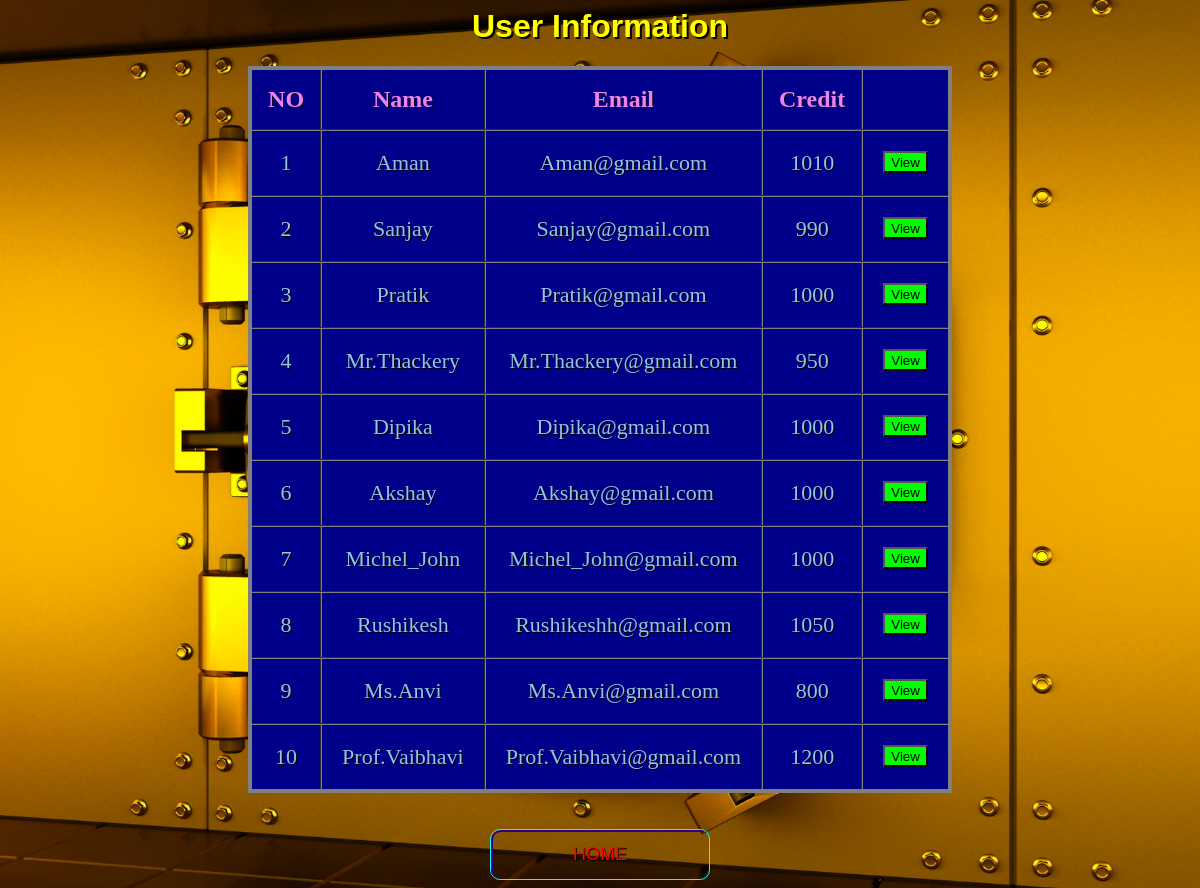
The app's page /getdetail.php with its own data.
### tables this page shows
CREATE TABLE `users` (
  `name` varchar(50) NOT NULL,
  `email` varchar(50) NOT NULL,
  `amount` double DEFAULT NULL
);

### getdetail.php (the view, shortened to what this page needs)
<?php
$con=mysqli_connect('localhost','root','','bank_database');
$q="select * from users ";
$result=mysqli_query($con,$q);
?>
<html>
	<head>
		<link rel="stylesheet" href="button.css">
	</head>
	<body>
		<h1 style="color:#ffff00;text-shadow: 2px 2px black;">User Information</h1>
		<table class="flat-table-1">
			<thead>
				<th>NO</th>
				<th>Name</th>
				<th>Email</th>
				<th>Credit</th>
				<th></th>
			</thead>
			<tbody>
				<tr>
					<?php
						$row=mysqli_fetch_array($result);
					?>
					<td> 1</td>
					<td><?php echo  $row["name"]; ?></td>
					<td><?php echo  $row["email"]; ?></td>
					<td><?php echo  $row["amount"]; ?></td>
					<td>
						<form action="user.php" method="post"  class="view">
							<button class="button1" type="submit" name="name" value="Aman">View</button>
						</form>
					</td>
				</tr>
				<tr>
					<?php
						$row=mysqli_fetch_array($result);
					?>
					<td> 2</td>
					<td><?php echo  $row["name"]; ?></td>
					<td><?php echo  $row["email"]; ?></td>
					<td><?php echo  $row["amount"]; ?></td>
					<td>
						<form action="user.php" method="post" class="view">
							<button class="button1" type="submit" name="name" value="Sanjay">View</button>
						</form>
					</td>
				</tr>
				<tr>
					<?php
						$row=mysqli_fetch_array($result);
					?>
					<td> 3</td>
					<td><?php echo  $row["name"]; ?></td>
					<td><?php echo  $row["email"]; ?></td>
					<td><?php echo  $row["amount"]; ?></td>
					<td>
						<form action="user.php" method="post" class="view">
							<button class="button1" type="submit" name="name" value="Pratik">View</button>
						</form>
					</td>
				</tr>
				<tr>
					<?php
						$row=mysqli_fetch_array($result);
					?>
					<td> 4</td>
					<td><?php echo  $row["name"]; ?></td>
					<td><?php echo  $row["email"]; ?></td>
					<td><?php echo  $row["amount"]; ?></td>
					<td>
						<form action="user.php" method="post" class="view">
							<button class="button1" type="submit" name="name" value="Mr.Thackery">View</button>
						</form>
					</td>
				</tr>
				<tr>
					<?php
						$row=mysqli_fetch_array($result);
					?>
					<td> 5</td>
					<td><?php echo  $row["name"]; ?></td>
					<td><?php echo  $row["email"]; ?></td>
					<td><?php echo  $row["amount"]; ?></td>
					<td>
						<form action="user.php" method="post" class="view">
							<button class="button1" type="submit" name="name" value="Dipika">View</button>
						</form>
					</td>
				</tr>
				<tr>
					<?php
						$row=mysqli_fetch_array($result);
					?>
					<td> 6</td>
					<td><?php echo  $row["name"]; ?></td>
					<td><?php echo  $row["email"]; ?></td>
					<td><?php echo  $row["amount"]; ?></td>
					<td>
						<form action="user.php" method="post" class="view">
							<button class="button1" type="submit" name="name" value="Rushikesh">View</button>
						</form>
					</td>
				</tr>
				<tr>
					<?php
						$row=mysqli_fetch_array($result);
					?>
					<td> 7</td>
					<td><?php echo  $row["name"]; ?></td>
					<td><?php echo  $row["email"]; ?></td>
					<td><?php echo  $row["amount"]; ?></td>
					<td>
						<form action="user.php" method="post" class="view">
							<button class="button1"type="submit" name="name" value="Michel_John">View</button>
						</form>
					</td>
				</tr>
				<tr>
					<?php
						$row=mysqli_fetch_array($result);
					?>
					<td> 8</td>
					<td><?php echo  $row["name"]; ?></td>
					<td><?php echo  $row["email"]; ?></td>
					<td><?php echo  $row["amount"]; ?></td>
					<td>
						<form action="user.php" method="post" class="view">
							<button class="button1"type="submit" name="name" value="Rushikesh">View</button>
						</form>
					</td>
				</tr>
				<tr>
					<?php
						$row=mysqli_fetch_array($result);
					?>
					<td> 9</td>
					<td><?php echo  $row["name"]; ?></td>
					<td><?php echo  $row["email"]; ?></td>
					<td><?php echo  $row["amount"]; ?></td>
					<td>
						<form action="user.php" method="post" class="view">
							<button class="button1"type="submit" name="name" value="Ms.Anvi">View</button>
						</form>
					</td>
				</tr>
				<tr>
					<?php
						$row=mysqli_fetch_array($result);
					?>
					<td> 10</td>
					<td><?php echo  $row["name"]; ?></td>
					<td><?php echo  $row["email"]; ?></td>
					<td><?php echo  $row["amount"]; ?></td>
					<td>
						<form action="user.php" method="post" class="view">
							<button class="button1"type="submit" name="name" value="Prof.Vaibhavi">View</button>
						</form>
					</td>
				</tr>
			</tbody>
		</table><br><br>
		<div class="buttons">
			<a href="index.php">
				<button class="glow-on-hover">HOME</button>
			</a>
		</div>
	</body>
</html>

### button.css (style rules this page uses)
.glow-on-hover { width: 220px; height: 51px; outline: none; color: red; font-size:18px; background:transparent; text-shadow: 0.7px 0.7px black; overflow: hidden; cursor: pointer; position: relative; z-index: 0; border-radius: 10px; border: 1px solid #00FFFF; }
.glow-on-hover:before { content: ''; background: linear-gradient(45deg, #ff0000, #ff7300, #fffb00, #48ff00, #00ffd5, #002bff, #7a00ff, #ff00c8, #ff0000); position: absolute; top: -2px; left:-2px; background-size: 400%; z-index: -1; filter: blur(5px); width: calc(100% + 4px); height: calc(100% + 4px); animation: glowing 20s linear infinite; opacity: 0; transition: opacity .3s ease-in-out; border-radius: 10px; }
.glow-on-hover:after { z-index: -1; content: ''; position: absolute; width: 100%; height: 100%; left: 0; top: 0; border-radius: 10px; border: 2px solid #28048a; background:transparent; }

### getdetail.php (style rules this page uses)
body { text-align:center; }
.flat-table-1 { background: #00008b; }
h1 { font-family: Arial, Times, serif; }
table { text-align:center; margin-left: auto; margin-right: auto; border:4px solid gray; border-collapse:collapse; }
th { color:violet; font-size:24px; padding:16px; }
td { text-align:center; font-size:22px; color: #92c6df; padding: 0px 20px 0px 20px; }
tr { transition: background 0.3s, box-shadow 0.3s; }
th,td { border-collapse:collapse; border:2px groove gray; text-shadow: 1px 1px black; }
.button1 { background-color:lime; text-align:center; padding-top:2px; }
.view { top:50%; padding-top:20px; text-align:center; }
body { background-image:url("images/main1.jpg"); background-position: center; background-repeat: no-repeat; background-size: cover; }

### records on screen
users: name "Aman", email "Aman@gmail.com", amount "1010"
users: name "Sanjay", email "Sanjay@gmail.com", amount "990"
users: name "Pratik", email "Pratik@gmail.com", amount "1000"
users: name "Mr.Thackery", email "Mr.Thackery@gmail.com", amount "950"
users: name "Dipika", email "Dipika@gmail.com", amount "1000"
users: name "Akshay", email "Akshay@gmail.com", amount "1000"
users: name "Michel_John", email "Michel_John@gmail.com", amount "1000"
users: name "Rushikesh", email "Rushikeshh@gmail.com", amount "1050"
users: name "Ms.Anvi", email "Ms.Anvi@gmail.com", amount "800"
users: name "Prof.Vaibhavi", email "Prof.Vaibhavi@gmail.com", amount "1200"
